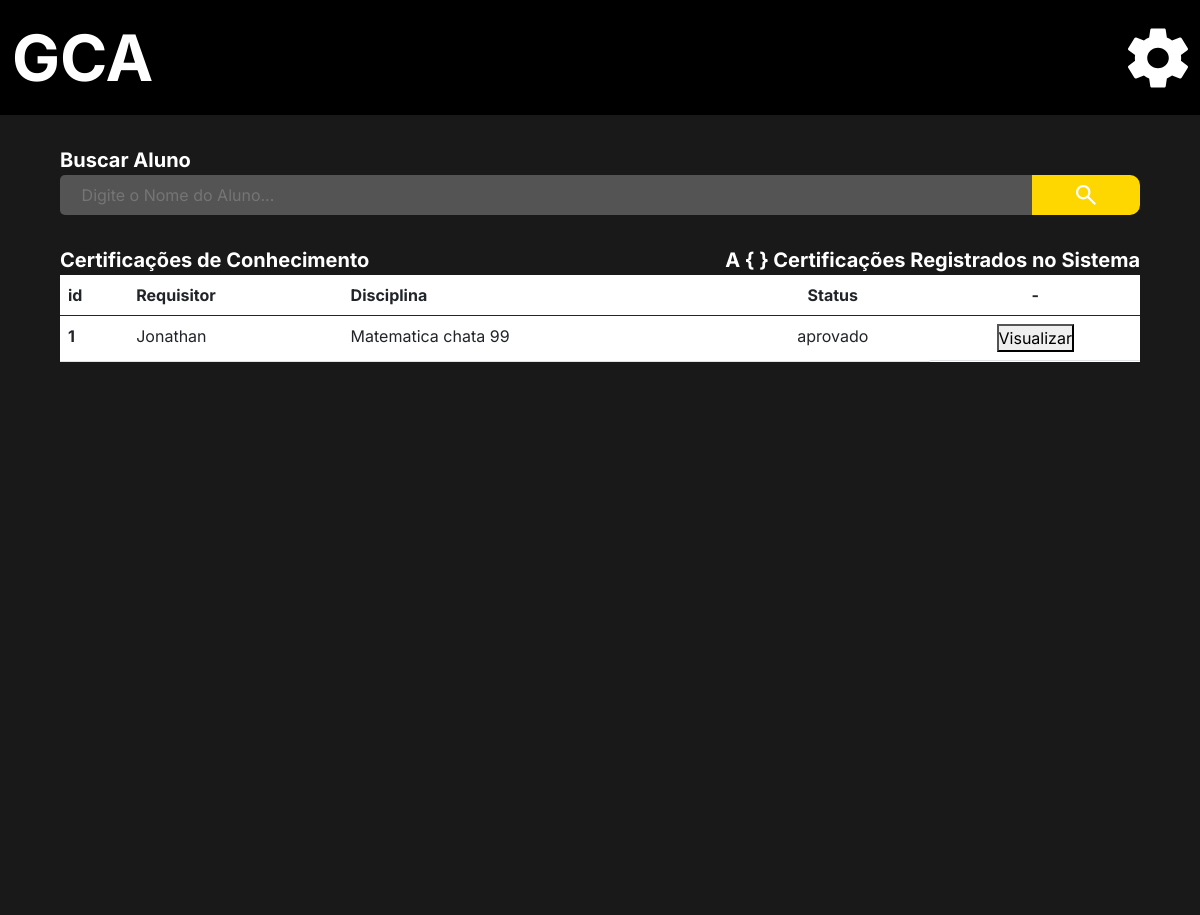
The app's page /Coordenador/lista_certificacao/ (signed in), older data.
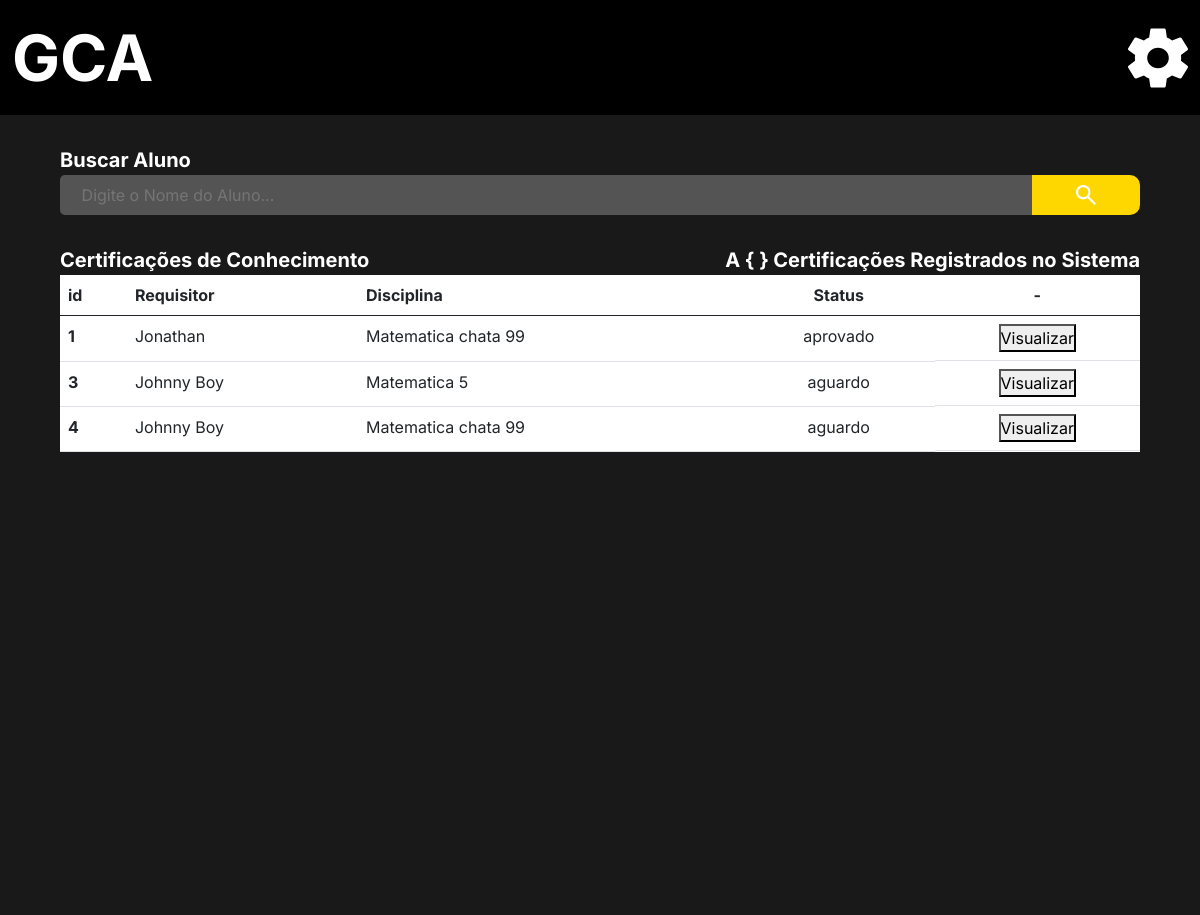
The same page, newer data.
### Aluno/models.py (models this page shows)
class Certificação_de_conhecimento (models.Model):
    STATUS = (
        ("aprovado", "Aprovado"),
        ("reprovado", "Reprovado"),
        ("aguardo", "Aguardo")
    )
    disciplina =  models.ForeignKey('administrador.Disciplina', on_delete=models.CASCADE)
    status_requisição = models.CharField(("Status"), choices=STATUS, blank=False, null=False, max_length=20,  default='reprovado')
    nota = models.FloatField(("Nota"), blank=True, null=True, default=0)
    pedagogo = models.ForeignKey (User, verbose_name=("pedagogo"), on_delete=models.CASCADE, related_name='pedagogo', blank=True, null=True)
    banca_de_professores = models.ManyToManyField(User, verbose_name=("Professores"), related_name='professores', blank=True, null=True)
    requisitor =  models.ForeignKey(User, verbose_name=("Requisitor"), on_delete=models.CASCADE, blank=False, null=False)
    verbose_name = 'Certificação de conhecimento'
    verbose_name_plural = 'Certificações de conhecimento'
    class Meta:
      db_table = 'Aluno_certificação_de_conhecimento'
      unique_together = (('requisitor', 'disciplina'),)
    def __str__(self):
        return self.disciplina.nome +' '+ self.requisitor.username

### Users/models.py (models this page shows)
class CustomUser(AbstractUser):
    image = models.ImageField(upload_to='Media', blank=True, null=False, default='Media/no_image_dafaut.jpg')
    matricula = models.CharField("Matricula", max_length=150, unique=True)
    username = models.CharField(("Nome"), max_length=50, unique=False, primary_key=None)
    email = models.EmailField("E-mail", unique=True)
    cpf = models.CharField("CPF", max_length=14, unique=True)
    phone = models.CharField("Telefone", max_length=15, blank=True, null=True)
    data_de_nascimento = models.DateField('Data de Nascimento', blank=True, null=True)
    primeiro_login = models.BooleanField(default=True)
    curso_relacao = models.ForeignKey("administrador.Curso", verbose_name=("Curso"), blank=True, null=True,on_delete=models.SET_NULL)
    disciplina_relacao = models.ManyToManyField("administrador.Disciplina", verbose_name=("Disciplina"), blank=True)
    is_staff = models.BooleanField('Membro da equipe', default=True)
    USERNAME_FIELD = 'matricula'
    REQUIRED_FIELDS = ['username' , 'email' ,'cpf', 'phone']
    def __str__(self):
        return self.username
    objects = UserManager()

### administrador/models.py (models this page shows)
class Disciplina (models.Model):
    OPTATIVA = (
        ("S", "Sim"),
        ("N", "Não"),
    )
    nome = models.CharField(("Nome da Disciplina"), max_length=150, null=False)
    perido = models.IntegerField(("Periodo da disciplina"))
    carga_horaria = models.IntegerField(("Carga Horaria"))
    optativa = models.CharField(("Opitativa"), choices=OPTATIVA, blank=False, null=False,max_length=20)
    dependencia = models.ManyToManyField("self", verbose_name=("Dependencias"), blank=True, default='Sem Dependencia')
    aberto = models.BooleanField(("Aberto"), default='False')
    data_final = models.DateField(("Data Final"), blank=True, null=True,auto_now=False, auto_now_add=False)
    verbose_name = 'Disciplina'
    verbose_name_plural = 'Disciplinas'
    def __str__(self):
        return self.nome +' '+ str(self.perido)

### coordenador/views.py (the view)
# urls.py: path('lista_certificacao/', lista_certificacao, name='certificacao_list'),
def lista_certificacao (request):
    professor = User.objects.get(id=request.user.id)
    professor_curso_name = professor.curso_relacao
    professor_curso_disciplinas = professor.curso_relacao.disciplina.all()
    requisicoes_de_certificacao = Certificação_de_conhecimento.objects.all()
    print('coordenador de', professor_curso_name)
    lista_de_disciplinas_curso = set()
    aluno = []
    aluno_do_curso = set()
    aluno_do_disciplina = set()
    for dados in requisicoes_de_certificacao:
        print(dados, dados.disciplina.id,  dados.requisitor, '<<')
        if professor_curso_name == dados.requisitor.curso_relacao:
            print(dados, dados.disciplina.id,  dados.requisitor,  dados.requisitor.disciplina_relacao, '<<' 'acho')
            aluno_do_curso.add(dados.requisitor)
    for disciplnas in professor_curso_disciplinas.all():
        print(disciplnas, disciplnas.id, '<')
        lista_de_disciplinas_curso.add(disciplnas.id)
    for dados in aluno_do_curso:
        print(dados, ',,,,,')
    requisicoes_de_certificacao = Certificação_de_conhecimento.objects.filter (Q(requisitor__in = aluno_do_curso))
    return  render(request, 'requisicoes_certificação_lista.html', {'certificacao': requisicoes_de_certificacao})

### administrador/models.py (called while the page is built)
    def __str__(self):
        return self.nome +' ('+ str(self.ano.year) +')'

### coordenador/templates/requisicoes_certificação_lista.html (shortened to what this page needs)
{% extends 'base.html' %}
{% load static %}
{% block import_title_css %}
    <link rel="stylesheet" href="{% static 'css/lista_aproveitamento.css' %}">
{% endblock %}
{% block main %}
<div class="main">
    <div class="search_box">
        <form action=""  method="post">
            <div>
                <label for="search_box">Buscar Aluno</label>
            </div>
            <div class="search_bar">
                <input type="text" id="search_box" name="search_box" placeholder="Digite o Nome do Aluno...">
                <button class="enviar_botao" type="submit">
                    <img class="lupa" src="{% static 'icons/search_thing.svg' %}" alt="">
                </button>
            </div>
        </form>
    </div>
    <div class="center">
        <div class="two_lables">
            <div>
                <p class="label_title">Certificações de Conhecimento</p>
                <p class="label_title">A { } Certificações Registrados no Sistema</p>
            </div>
        </div>
    </div>
    <div class="center_2">
        <div class="list">
            <table class="table" >
                <thead>
                  <tr>
                    <th scope="col">id</th>
                    <th scope="col">Requisitor</th>
                    <th scope="col">Disciplina</th>
                    <th class="top_side_fourth" scope="col">Status</th>
                    <th class="top_side_fifth" scope="col">-</th>
                  </tr>
                </thead>
                <tbody>
                    {% for dados in certificacao %}
                        <tr>
                            <th scope="row"> {{dados.id}} </th>
                            <td>{{dados.requisitor}}</td>
                            <td>{{dados.disciplina}}</td>
                            <td class="center_tabl_">{{dados.status_requisição}}</td>
                            <td class="center_table">
                                <a href="{% url 'certificacao' dados.id %}">
                                    <button>
                                        Visualizar
                                    </button>
                                </a>
                            </td>
                        </tr>
                    {% endfor %}
                </tbody>
              </table>
        </div>
    </div>
</div>
{% endblock %}

Row changes from the older to the newer data that the page shows:
added Certificação_de_conhecimento: id "3", requisitor "Johnny Boy", disciplina "Matematica 5", status_requisição "aguardo"
added Certificação_de_conhecimento: id "4", requisitor "Johnny Boy", disciplina "Matematica chata 99", status_requisição "aguardo"
